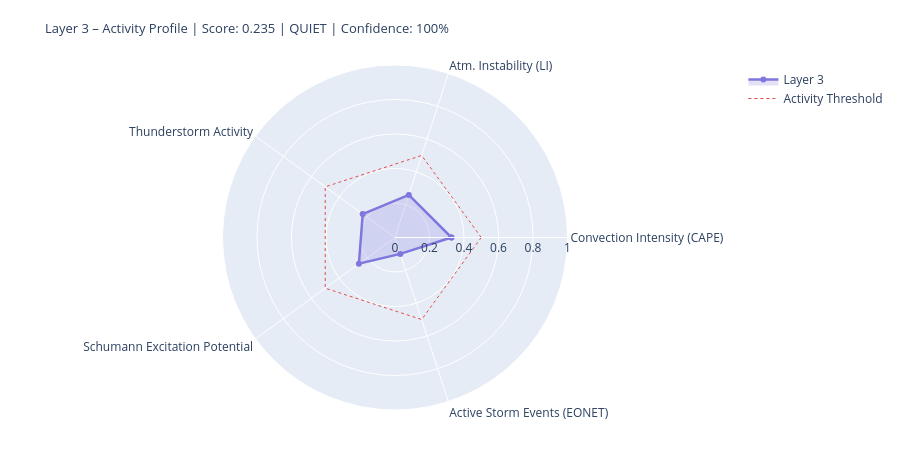

The notebook cell this image was saved under:
### Markdown cell above
---
## 4. State Assessment & Handoff to Layer 4/5

### Code cell
# ============================================================
# LAYER-3-SCORE
# Five dynamic components
# ============================================================

def norm(v, lo, hi):
    if v is None or (isinstance(v, float) and math.isnan(v)): return None
    return round(max(0.0, min(1.0, (v - lo) / (hi - lo))), 4)

# --- 1) Convection intensity (global CAPE mean) ---
cape_mean = df_atm['cape'].dropna().mean() if not df_atm.empty else None
conv_score = norm(cape_mean, 0, 3000)
conv_src   = 'primary' if cape_mean is not None else 'missing'

# --- 2) Atmospheric instability (LI mean) ---
li_mean   = df_atm['li'].dropna().mean() if not df_atm.empty else None
# Negative LI = unstable → higher score
instab_score = norm(-li_mean if li_mean is not None else None, -6, 6)
instab_src   = 'primary' if li_mean is not None else 'missing'

# --- 3) Thunderstorm activity (mean thunder score + WMO count) ---
thunder_mean = df_atm['thunder_score'].mean() if not df_atm.empty else None
n_thunder    = int(df_atm['thunderstorm'].sum()) if not df_atm.empty else 0
thunder_score_val = norm(
    (thunder_mean or 0) * 0.7 + n_thunder * 0.1, 0, 1.0
) if thunder_mean is not None else None
thunder_src = 'primary'

# --- 4) Schumann excitation potential (weighted Schumann contribution) ---
schumann_pot = df_atm['schumann_contribution'].mean() if not df_atm.empty else None
# Boosted by Layer-2 thunderstorm trigger
if schumann_pot is not None and l2_thunder:
    schumann_pot = min(1.0, schumann_pot * 1.2)
schumann_score = norm(schumann_pot, 0, 1.0) if schumann_pot is not None else None
schumann_src   = 'derived'

# --- 5) Storm activity (NASA EONET) ---
# Distinction: None = data not loaded, 0.0 = loaded but no events
storm_score = None
storm_src   = 'missing'
if raw.get('storms') is not None:          # API reached successfully
    storm_score = norm(len(storm_events), 0, 30) if storm_events else 0.0
    storm_src   = 'primary'

# X-Ray and Kp: context only, not in dynamic score
# (X-Ray = Layer-0/4 driver; Kp = geomagnetic index, not a lightning proxy)
xray_context = None
if raw.get('xray'):
    df_xc = pd.DataFrame(raw['xray'])
    fc = next((c for c in df_xc.columns
               if any(k in c.lower() for k in ['flux','long']) and 'time' not in c.lower()),
              df_xc.columns[1])
    df_xc[fc] = pd.to_numeric(df_xc[fc], errors='coerce')
    xray_last = df_xc[fc].dropna().iloc[-1] if not df_xc[fc].dropna().empty else None
    if xray_last:
        xray_class = ('X' if xray_last>=1e-4 else 'M' if xray_last>=1e-5
                      else 'C' if xray_last>=1e-6 else 'B')
        xray_context = {'flux': float(xray_last), 'class': xray_class}
        print(f'X-Ray context: {xray_class}-class ({xray_last:.2e} W/m²)')

# --- Aggregate ---
COMPONENTS = {
    'Convection Intensity (CAPE)':  {'score': conv_score,       'source': conv_src,    'dynamic': True},
    'Atm. Instability (LI)':         {'score': instab_score,     'source': instab_src,  'dynamic': True},
    'Thunderstorm Activity':              {'score': thunder_score_val, 'source': thunder_src, 'dynamic': True},
    'Schumann Excitation Potential':   {'score': schumann_score,   'source': schumann_src,'dynamic': True},
    'Active Storm Events (EONET)': {'score': storm_score,      'source': storm_src,   'dynamic': True},
}

available   = {k: v['score'] for k, v in COMPONENTS.items() if v['score'] is not None}
unavailable = [k for k, v in COMPONENTS.items() if v['score'] is None]
layer3_score = round(sum(available.values()) / len(available), 4) if available else None
confidence   = round(len(available) / len(COMPONENTS), 2)
level = ('unknown' if layer3_score is None
         else 'quiet'   if layer3_score < 0.3
         else 'moderate' if layer3_score < 0.6
         else 'active')
dominant_l3 = max(available, key=available.get) if available else 'none'

# --- Ausgabe ---
W = 68
print('=' * W)
print('LAYER 3 – ATMOSPHERE / WEATHER / THUNDERSTORMS – STATE ASSESSMENT')
print('=' * W)
for name, comp in COMPONENTS.items():
    s = comp['score']
    if s is not None:
        bar = '█' * int(s * 20) + '░' * (20 - int(s * 20))
        print(f'  {name:<36} {bar}  {s:.3f}  [{comp["source"]}]')
    else:
        print(f'  {name:<36} {"─" * 20}  n/a   [missing]')
print('-' * W)
print(f'  Score:        {layer3_score:.3f}  ({len(available)}/{len(COMPONENTS)} components)')
print(f'  Confidence:   {confidence:.0%}')
print(f'  Level:        {level.upper()}')
print(f'  Dominant:     {dominant_l3}')
print(f'  CAPE mean:    {cape_mean:.0f} J/kg' if cape_mean else '  CAPE mean:    n/a')
print(f'  LI mean:      {li_mean:.1f} K' if li_mean is not None else '  LI mean:      n/a')
print(f'  Thunderstorms:{n_thunder} points (WMO)  +  {len(storm_events)} NASA EONET')
print('=' * W)

# Radar
cats   = list(available.keys())
vals_r = list(available.values())
if len(cats) >= 3:
    fig = go.Figure()
    fig.add_trace(go.Scatterpolar(
        r=vals_r + [vals_r[0]], theta=cats + [cats[0]],
        fill='toself', fillcolor='rgba(127,119,221,0.22)',
        line=dict(color='#7F77DD', width=2.5), name='Layer 3'
    ))
    fig.add_trace(go.Scatterpolar(
        r=[0.5] * (len(cats)+1), theta=cats + [cats[0]],
        line=dict(color='#E24B4A', dash='dot', width=1),
        mode='lines', name='Activity Threshold'
    ))
    fig.update_layout(
        title=dict(
            text=f'Layer 3 – Activity Profile | Score: {layer3_score:.3f} | {level.upper()} | Confidence: {confidence:.0%}',
            font=dict(size=13)
        ),
        polar=dict(radialaxis=dict(visible=True, range=[0, 1])),
        height=450, showlegend=True,
        margin=dict(l=60, r=60, t=65, b=40)
    )
    fig.show()

### Figure 1 — Plotly figure (JSON) as saved in the notebook; plotly's stock layout.template omitted (floating-point values rounded to 4 significant figures)
{"data": [{"fill": "toself", "fillcolor": "rgba(127,119,221,0.22)", "line": {"color": "#7F77DD", "width": 2.5}, "name": "Layer 3", "r": [0.3272, 0.2597, 0.2314, 0.2587, 0.1, 0.3272], "theta": ["Convection Intensity (CAPE)", "Atm. Instability (LI)", "Thunderstorm Activity", "Schumann Excitation Potential", "Active Storm Events (EONET)", "Convection Intensity (CAPE)"], "type": "scatterpolar"}, {"line": {"color": "#E24B4A", "dash": "dot", "width": 1}, "mode": "lines", "name": "Activity Threshold", "r": [0.5, 0.5, 0.5, 0.5, 0.5, 0.5], "theta": ["Convection Intensity (CAPE)", "Atm. Instability (LI)", "Thunderstorm Activity", "Schumann Excitation Potential", "Active Storm Events (EONET)", "Convection Intensity (CAPE)"], "type": "scatterpolar"}], "layout": {"height": 450, "margin": {"b": 40, "l": 60, "r": 60, "t": 65}, "polar": {"radialaxis": {"range": [0, 1], "visible": true}}, "showlegend": true, "title": {"font": {"size": 13}, "text": "Layer 3 – Activity Profile | Score: 0.235 | QUIET | Confidence: 100%"}}}
